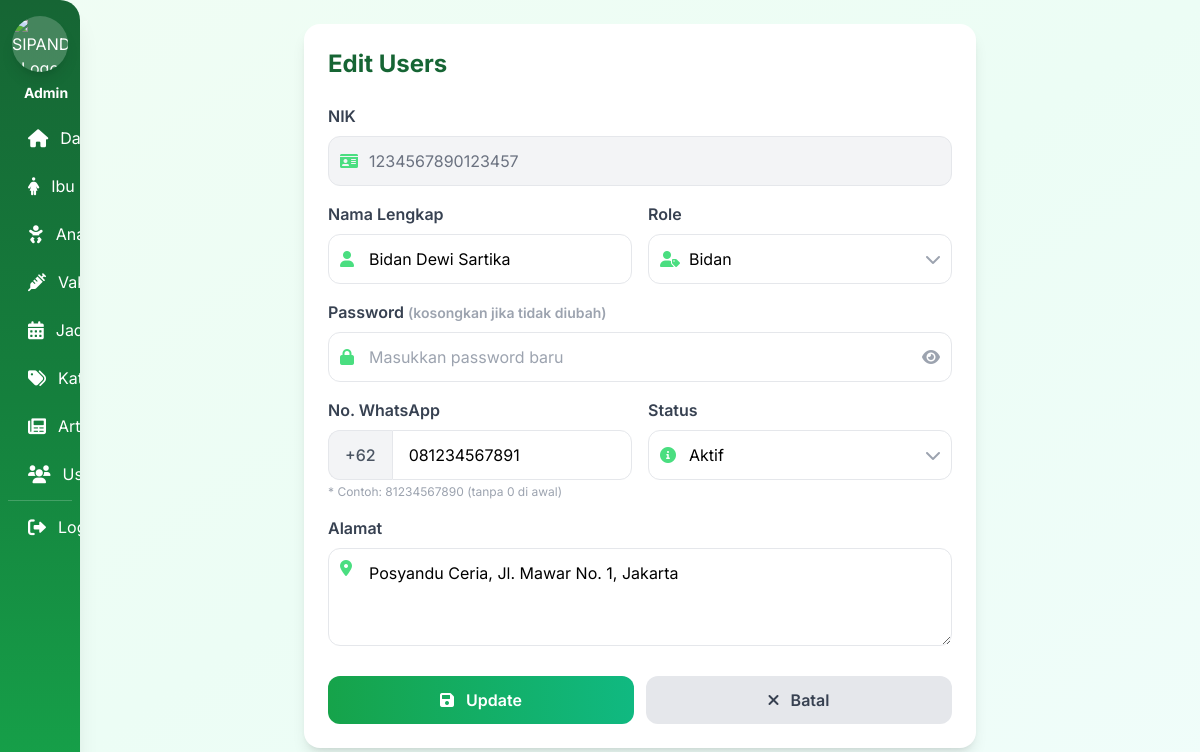
The page /admin/users/edit_users.php?nik=1234567890123457 (signed in) on the database its author committed.
### tables this page shows
CREATE TABLE users (
    nik VARCHAR(16) PRIMARY KEY,
    PASSWORD VARCHAR(255) NOT NULL,
    no_wa VARCHAR(20),
    nama_lengkap VARCHAR(100) NOT NULL,
    alamat TEXT,
    ROLE ENUM('admin','bidan','ibu') DEFAULT 'ibu',
    STATUS ENUM('active','pending','inactive') DEFAULT 'pending',
    created_at TIMESTAMP DEFAULT CURRENT_TIMESTAMP,
    created_by VARCHAR(16),
    updated_at TIMESTAMP DEFAULT CURRENT_TIMESTAMP ON UPDATE CURRENT_TIMESTAMP,
    updated_by VARCHAR(16),
    
    FOREIGN KEY (created_by) REFERENCES users(nik) ON DELETE SET NULL,
    FOREIGN KEY (updated_by) REFERENCES users(nik) ON DELETE SET NULL
);

### admin/users/edit_users.php (the view, shortened to what this page needs)
<?php
require_once __DIR__ . '/../../auth/cek_admin.php';
$nik = isset($_POST['nik']) ? $_POST['nik'] : (isset($_GET['nik']) ? $_GET['nik'] : '');
$user = mysqli_fetch_assoc(mysqli_query($conn, "SELECT * FROM users WHERE nik='$nik'"));
include __DIR__ . '/../../templates/sidebar.php';
?>
<div class="max-w-2xl mx-auto bg-white rounded-2xl shadow-lg p-6 fade-in">
    <h1 class="text-2xl font-bold text-green-800 mb-6">Edit Users</h1>
    <form method="POST" id="editUserForm">
        <div class="grid grid-cols-1 md:grid-cols-2 gap-4">
            <div class="md:col-span-2">
                <label class="block text-gray-700 font-semibold mb-2">NIK</label>
                <div class="relative">
                    <i class="fas fa-id-card absolute left-3 top-1/2 -translate-y-1/2 text-green-400"></i>
                    <input type="text" value="<?php echo htmlspecialchars($user['nik']); ?>" disabled
                           class="w-full pl-10 pr-4 py-3 border border-gray-200 rounded-xl bg-gray-100 text-gray-500">
                </div>
            </div>
            <div>
                <label class="block text-gray-700 font-semibold mb-2">Nama Lengkap</label>
                <div class="relative">
                    <i class="fas fa-user absolute left-3 top-1/2 -translate-y-1/2 text-green-400"></i>
                    <input type="text" name="nama_lengkap" value="<?php echo htmlspecialchars($user['nama_lengkap']); ?>" required
                           class="w-full pl-10 pr-4 py-3 border border-gray-200 rounded-xl focus:outline-none focus:border-green-400 focus:ring-2 focus:ring-green-200 transition">
                </div>
            </div>
            <div>
                <label class="block text-gray-700 font-semibold mb-2">Role</label>
                <div class="relative">
                    <i class="fas fa-user-tag absolute left-3 top-1/2 -translate-y-1/2 text-green-400"></i>
                    <select name="role" class="w-full pl-10 pr-4 py-3 border border-gray-200 rounded-xl focus:outline-none focus:border-green-400 focus:ring-2 focus:ring-green-200 transition appearance-none bg-white">
                        <option value="bidan" <?php echo ($user['ROLE'] ?? $user['role']) == 'bidan' ? 'selected' : ''; ?>>Bidan</option>
                    </select>
                    <i class="fas fa-chevron-down absolute right-3 top-1/2 -translate-y-1/2 text-gray-400"></i>
                </div>
            </div>
            <div class="md:col-span-2">
                <label class="block text-gray-700 font-semibold mb-2">Password <span class="text-gray-400 text-sm">(kosongkan jika tidak diubah)</span></label>
                <div class="relative">
                    <i class="fas fa-lock absolute left-3 top-1/2 -translate-y-1/2 text-green-400"></i>
                    <input type="password" name="password" id="password"
                           class="w-full pl-10 pr-12 py-3 border border-gray-200 rounded-xl focus:outline-none focus:border-green-400 focus:ring-2 focus:ring-green-200 transition"
                           placeholder="Masukkan password baru">
                    <button type="button" onclick="togglePassword('password','eye1')"
                            class="absolute right-3 top-1/2 -translate-y-1/2 text-gray-400 hover:text-green-600">
                        <i id="eye1" class="fas fa-eye"></i>
                    </button>
                </div>
            </div>
            <div>
                <label class="block text-gray-700 font-semibold mb-2">No. WhatsApp</label>
                <div class="flex">
                    <span class="inline-flex items-center px-4 rounded-l-xl border border-r-0 border-gray-200 bg-gray-100 text-gray-600 font-medium">
                        +62
                    </span>
                    <?php
                    $no_wa_clean = preg_replace('/^\+62/', '', $user['no_wa'] ?? '');
                    ?>
                    <input type="text" name="no_wa" id="no_wa" value="<?php echo $no_wa_clean; ?>" required maxlength="13"
                           placeholder="81234567890"
                           class="w-full px-4 py-3 border border-gray-200 rounded-r-xl focus:outline-none focus:border-green-400 focus:ring-2 focus:ring-green-200 transition">
                </div>
                <p class="text-xs text-gray-400 mt-1">* Contoh: 81234567890 (tanpa 0 di awal)</p>
            </div>
            <div>
                <label class="block text-gray-700 font-semibold mb-2">Status</label>
                <div class="relative">
                    <i class="fas fa-circle-info absolute left-3 top-1/2 -translate-y-1/2 text-green-400"></i>
                    <select name="status" class="w-full pl-10 pr-4 py-3 border border-gray-200 rounded-xl focus:outline-none focus:border-green-400 focus:ring-2 focus:ring-green-200 transition appearance-none bg-white">
                        <option value="active" <?php echo ($user['STATUS'] ?? $user['status']) == 'active' ? 'selected' : ''; ?>>Aktif</option>
                    </select>
                    <i class="fas fa-chevron-down absolute right-3 top-1/2 -translate-y-1/2 text-gray-400"></i>
                </div>
            </div>
            <div class="md:col-span-2">
                <label class="block text-gray-700 font-semibold mb-2">Alamat</label>
                <div class="relative">
                    <i class="fas fa-map-marker-alt absolute left-3 top-3 text-green-400"></i>
                    <textarea name="alamat" rows="3"
                              class="w-full pl-10 pr-4 py-3 border border-gray-200 rounded-xl focus:outline-none focus:border-green-400 focus:ring-2 focus:ring-green-200 transition"
                              placeholder="Masukkan alamat lengkap"><?php echo htmlspecialchars($user['alamat'] ?? ''); ?></textarea>
                </div>
            </div>
        </div>
        <div class="flex gap-3 mt-6">
            <button type="submit" class="flex-1 bg-gradient-to-r from-green-600 to-emerald-500 text-white py-3 rounded-xl font-semibold hover:shadow-lg transition duration-300 transform hover:scale-105">
                <i class="fas fa-save mr-2"></i> Update
            </button>
            <a href="list_users.php" class="flex-1 bg-gray-200 text-gray-700 text-center py-3 rounded-xl font-semibold hover:bg-gray-300 transition duration-300">
                <i class="fas fa-times mr-2"></i> Batal
            </a>
        </div>
    </form>
</div>
<?php include __DIR__ . '/../../templates/footer.php'; ?>

### templates/sidebar.php (style rules this page uses)
* { font-family: 'Inter', sans-serif; }
.fade-in { animation: fadeIn 0.5s ease-out; }
@media (min-width: 1024px) { body { position: relative; } }

### rows shown on the page
users: nik "1234567890123457", nama_lengkap "Bidan Dewi Sartika", role "Bidan", no_wa "081234567891", status "Aktif", alamat "Posyandu Ceria, Jl. Mawar No. 1, Jakarta"
